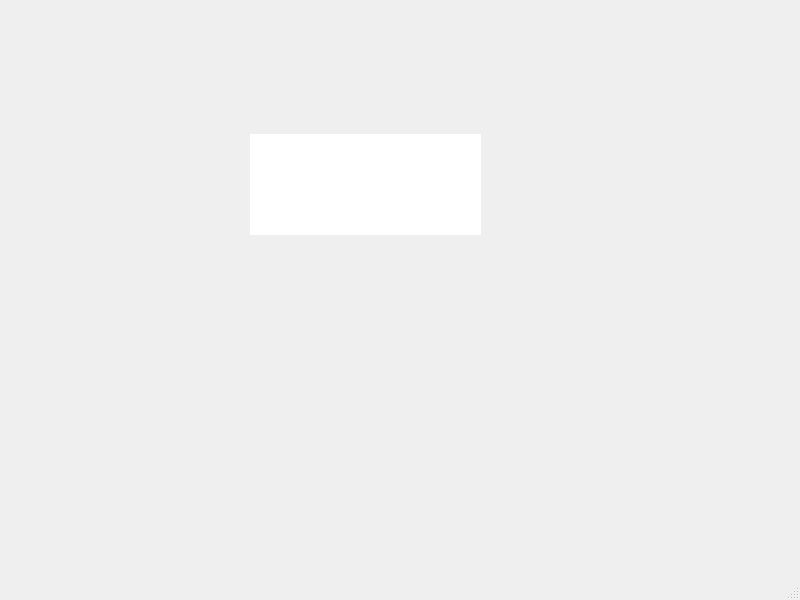
<?xml version="1.0" encoding="UTF-8"?>
<ui version="4.0">
 <class>MainWindow</class>
 <widget class="QMainWindow" name="MainWindow">
  <property name="geometry">
   <rect>
    <x>0</x>
    <y>0</y>
    <width>800</width>
    <height>600</height>
   </rect>
  </property>
  <property name="windowTitle">
   <string>MainWindow</string>
  </property>
  <widget class="QWidget" name="centralwidget">
   <widget class="QLabel" name="label">
    <property name="geometry">
     <rect>
      <x>250</x>
      <y>134</y>
      <width>231</width>
      <height>101</height>
     </rect>
    </property>
    <property name="styleSheet">
     <string notr="true">background-color: rgb(255, 255, 255);</string>
    </property>
    <property name="text">
     <string/>
    </property>
   </widget>
  </widget>
  <widget class="QMenuBar" name="menubar">
   <property name="geometry">
    <rect>
     <x>0</x>
     <y>0</y>
     <width>800</width>
     <height>26</height>
    </rect>
   </property>
  </widget>
  <widget class="QStatusBar" name="statusbar"/>
 </widget>
 <resources/>
 <connections/>
</ui>
